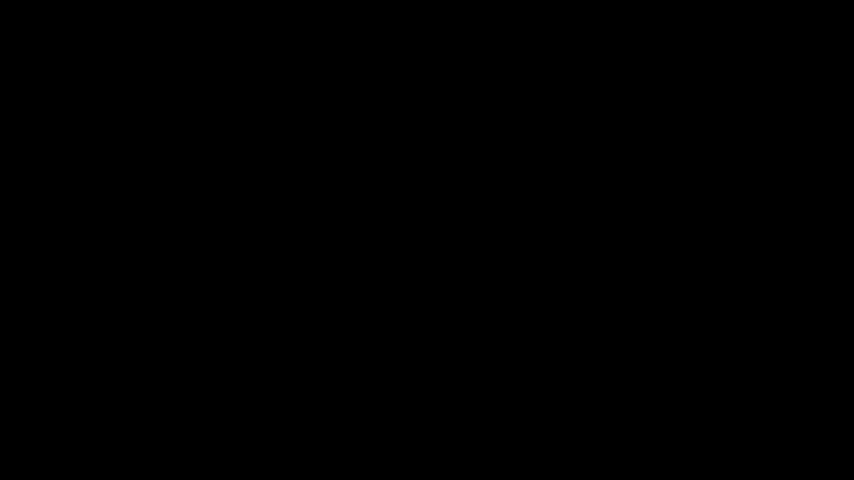
Frame 1 (no input)
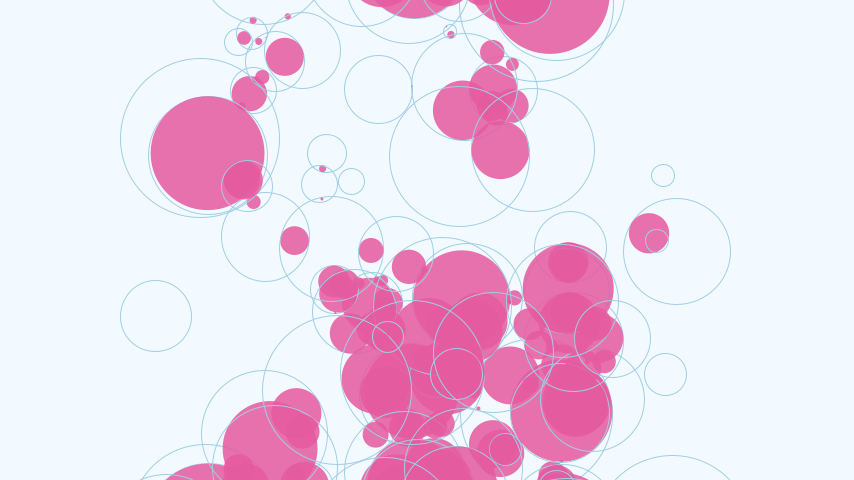
Frame 60 (the mouse pressed at the canvas centre just before this capture)
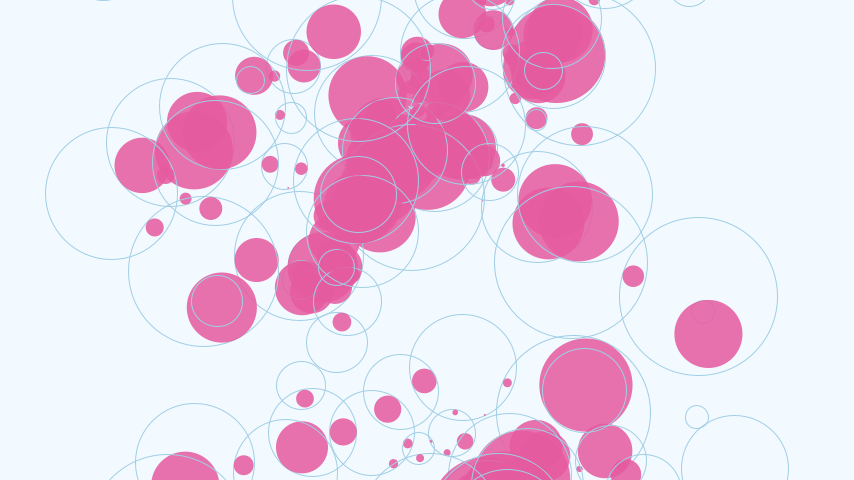
Frame 120 (the mouse held since frame 60 and released just before this capture)

The Processing sketch that drew these frames (run headless with seeded random() and noise(); from frame 60 on, the mouse is pressed at the canvas centre):

// Processing sketch: processing_168434
// ── processing_168434.pde

int _initnum = 70;
int _addnum;
int _maxnum = 110;
color _linecol;
color _fillcol;
color _bgcol;
int _colorid = 1;
Circle[] _circleArr = {
};
void setup() {
  size(854, 480);
  colorMode(HSB, 360, 100, 100, 256);
  frameRate(30);
  smooth();
  makeCircles();
}

void draw() {
  background(_bgcol);
  for (int i=0; i<_circleArr.length; i++) {
    Circle thisCirc = _circleArr[i];
    thisCirc.updateMe(i);
  }
  colorset();
}

void mouseReleased() {
  switch(_colorid) {
  case 1:
    _colorid = 2;
    break;
  case 2:
    _colorid = 3;
    break;
  case 3:
    _colorid = 4;
    break;
  case 4:
    _colorid = 1;
    break;
  }
  _addnum = int(random(-50, 50));
  addCircles();
}

void colorset() {
  if (_colorid == 1) {
    _linecol = color(200, 30, 90);
    _fillcol = color(330, 60, 90, 220);
    _bgcol = color(200, 5, 100);
  }
  if (_colorid == 2) {
    _linecol = color(67, 12, 45);
    _fillcol = color(186, 51, 78, 220);
    _bgcol = color(10, 38, 35);
  }  
  if (_colorid == 3) {
    //_linecol = color(120, 5, 70);
    _linecol = color(60, 55, 78);
    _fillcol = color(100, 45, 80, 220);
    _bgcol = color(55, 7, 100);
  }
  if (_colorid == 4) {
    _linecol = color(152, 3, 80);
    _fillcol = color(315, 45, 66, 220);
    _bgcol = color(55, 24, 68);
  }
}

void makeCircles() {
  for (int i=0; i<_initnum; i++) {
    Circle thisCirc = new Circle();
    thisCirc.drawMe();
    _circleArr = (Circle[])append(_circleArr, thisCirc);
  }
}

void addCircles() {
  if (_addnum > 0) {
    if (_circleArr.length+_addnum < _maxnum) {
      for (int i=0; i<_addnum; i++) {
        Circle thisCirc = new Circle();
        thisCirc.drawMe();
        _circleArr = (Circle[])append(_circleArr, thisCirc);
      }
    }
    if(_circleArr.length > _addnum){
      for (int i=0; i<_addnum; i++) {
        _circleArr = (Circle[])shorten(_circleArr);
      }
    }
  }
  else {
    if ((_circleArr.length+_addnum)>3) {
      for (int i=0; i<(0-_addnum); i++) {
        _circleArr = (Circle[])shorten(_circleArr);
      }
    }
    else {
      for (int i=0; i<(0-_addnum); i++) {
        Circle thisCirc = new Circle();
        thisCirc.drawMe();
        _circleArr = (Circle[])append(_circleArr, thisCirc);
      }
    }
  }
}

class Circle {
  float x, y;
  float radius;
  float alph;
  float xmove, ymove;
  float lineweight;

  Circle() {
    x = random(200,width-200);
    y = random(height);
    radius = random(5, 80);
    lineweight = 1;
    alph = random(100, 255);
    xmove = random(-1, 1);
    ymove = random(0, 3)+sq(radius)/1500;
  }

  void drawMe() {
    strokeWeight(lineweight);
    stroke(_linecol);
    noFill();
    ellipse(x, y, radius*2, radius*2);
  }

  void updateMe(int me) {
    x += xmove;
    y += ymove;
    if (x > (width+radius)) {
      x=0-radius;
    }
    if (x < (0-radius)) {
      x = width+radius;
    }
    if (y > (height+radius)) {
      y = 0 - radius;
    }
    if (y < (0-radius)) {
      y = height+radius;
    }
    drawMe();
    for (int i=(me+1); i<_circleArr.length; i++) {
      Circle otherCirc = _circleArr[i];
      if (otherCirc != this) {
        float dis = dist(x, y, otherCirc.x, otherCirc.y);
        float overlap = radius + otherCirc.radius - dis;
        if (overlap > 0) {
          float midx, midy;
          midx = x + (otherCirc.x - x) * (radius - overlap / 2) / dis;
          midy = y + (otherCirc.y - y) * (radius - overlap / 2) / dis; 
          fill(color(_fillcol));
          noStroke();
          ellipse(midx, midy, overlap, overlap);
        }
      }
    }
  }
}
